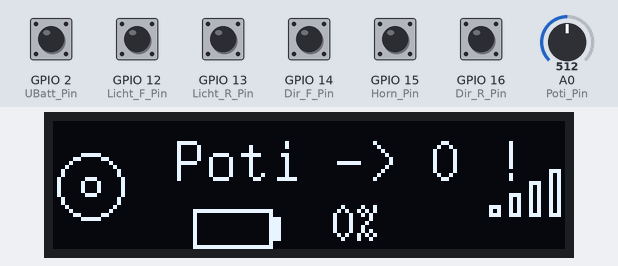
This sketch was run on a simulated ESP8266 (Wemos D1 mini). On the bench: 128×32 one-colour display. The inputs (shaded band) are chosen by the test bench; at power-on: GPIO 2 (UBatt_Pin), GPIO 12 (Licht_F_Pin), GPIO 13 (Licht_R_Pin), GPIO 14 (Dir_F_Pin), GPIO 15 (Horn_Pin), GPIO 16 (Dir_R_Pin) HIGH, A0 (Poti_Pin) = 512.

Above: at 1.2 s.
1.3 s: A0 (Poti_Pin) set to 11
3.0 s: A0 (Poti_Pin) set to 8
At 3.4 s:
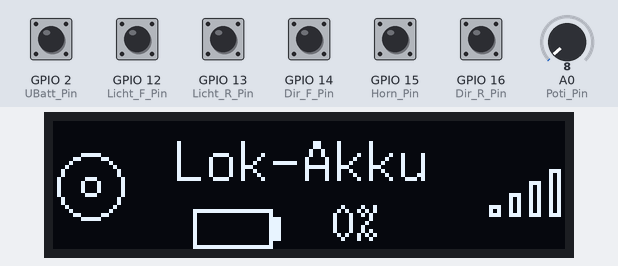
6.0 s: GPIO 2 (UBatt_Pin) pulled LOW for 0.15 s
At 6.09 s:
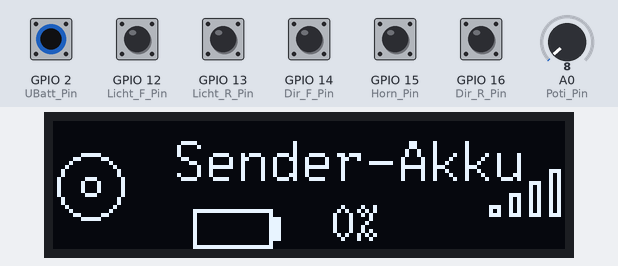
6.7 s: GPIO 14 (Dir_F_Pin) pulled LOW for 0.15 s
At 6.89 s:
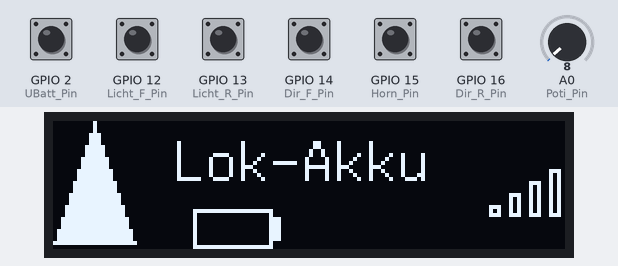
7.4 s: GPIO 2 (UBatt_Pin) pulled LOW for 1 s
At 7.9 s:
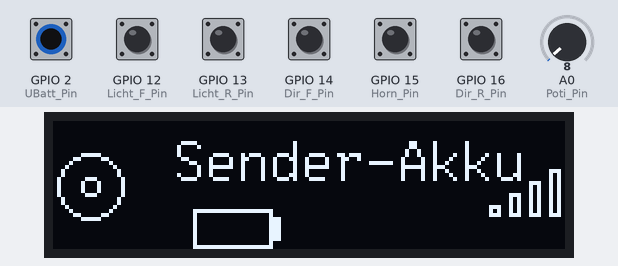
9.0 s: GPIO 16 (Dir_R_Pin) pulled LOW for 0.15 s
At 9.25 s:
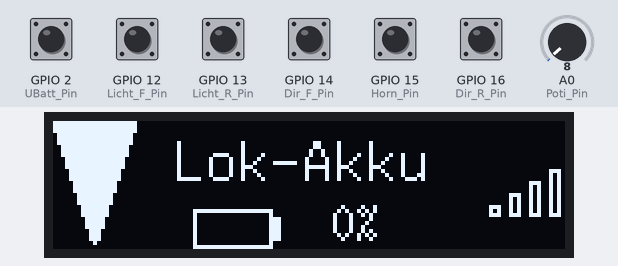
Timing chart, 0 to 10.7 s (numbered marks = the images above; inputs shaded):
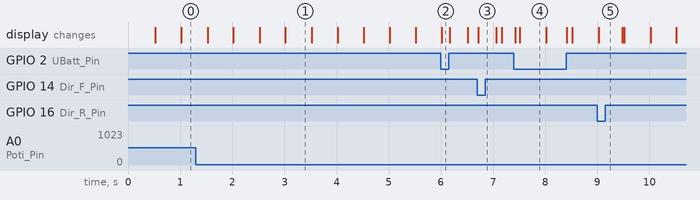

Measured:
- the behaviour switches between 10 and 9 on A0 (Poti_Pin) (found by bisection; images 0 and 1)
- after the input at 3.0 s, the display: changes at once (image 1)
- after the input at 6.0 s, the display: changes at once (image 2)
- after the input at 6.7 s, the display: changes at once (image 3)
- after the input at 7.4 s, the display: first changes at once (image 4 shows a later state)
- after the input at 9.0 s, the display: changes at once (image 5)
- what the display in image 1 shows lasts 0.5 s, from 3.0 s to 3.5 s

The sketch:

Sender.ino
```cpp
/*
  Handsteuergerät Version 0.9 RC1
  Software für Loksteuerung über ESP-NOW
  Andreas Hauschild 2026
  Prozessor: LOLIN(WEMOS) D1 mini (clone)
*/

#include <ESP8266WiFi.h>
#include <espnow.h>
#include <U8g2lib.h>
#include <Wire.h>
#include <RunningMedian.h>

// --- KONFIGURATION & ADRESSEN ---
uint8_t broadcastAddress[] = {0x88, 0x57, 0x21, 0xBF, 0x56, 0x98};

// Pin-Definitionen
const int Licht_F_Pin = 12;
const int Licht_R_Pin = 13;
const int Dir_R_Pin   = 16;
const int Horn_Pin    = 15;
const int Dir_F_Pin   = 14;
const int UBatt_Pin   = 2;
const int Poti_Pin    = A0;

const int buttonPins[] = {Licht_F_Pin, Licht_R_Pin, Dir_R_Pin, Horn_Pin, Dir_F_Pin, UBatt_Pin};

// --- DATENSTRUKTUREN ---
typedef struct FST_message {
  uint8_t id = 100;
  uint8_t version = 1;
  uint8_t Fahrschalter = 0;
  bool Hptsch_ON = false;
  uint8_t Richtung = 0;
  uint8_t Bremse = 0;
  uint8_t Licht_F = 0;
  uint8_t Licht_R = 0;
  bool Licht_Fst = false;
  bool Panto_F = false;
  bool Panto_R = false;
  bool Horn = false;
  bool Sound_ON = false;
  bool Sound_1 = false, Sound_2 = false, Sound_3 = false, Sound_4 = false;
} __attribute__((packed)) FST_message;

typedef struct LST_message {
  uint8_t id = 100;
  uint8_t version = 1;
  int UBatt = 0;
  int IMot1 = 0;
  int IMot2 = 0;
  int Speed = 0;
  int Temp = 0;
  int RSSI = 0;
} __attribute__((packed)) LST_message;

FST_message TXData;
LST_message RXData;
RunningMedian samples = RunningMedian(10);

long TXTimer;
long TXInterval = 200;
int TXFailCounter = 0;
bool speedLock = true;

U8G2_SSD1306_128X32_UNIVISION_F_HW_I2C display(U8G2_R2);

// --- SCHALTER-KLASSEN ---

class ToggleSwitch {
  private:
    const int PIN;
    const unsigned long WINDOW = 750;
    const unsigned long DEBOUNCE = 50;
    int state = 0;
    bool lastPhysState = HIGH;
    unsigned long lastEdgeTime = 0;
    unsigned long firstPressTime = 0;
    int toggleCount = 0;
  public:
    ToggleSwitch(int pinNumber) : PIN(pinNumber) {}
    void begin() { pinMode(PIN, INPUT_PULLUP); lastPhysState = digitalRead(PIN); }
    void update() {
      bool currentPhysState = digitalRead(PIN);
      unsigned long now = millis();
      if (currentPhysState != lastPhysState) {
        if (now - lastEdgeTime > DEBOUNCE) {
          lastEdgeTime = now;
          if (currentPhysState == LOW) {
            if (toggleCount == 0) firstPressTime = now;
            toggleCount++;
          }
          lastPhysState = currentPhysState;
        }
      }
      if (currentPhysState == HIGH) {
        if (toggleCount == 0 || (now - firstPressTime > WINDOW)) {
          state = 0; toggleCount = 0;
        }
      } else {
        if (toggleCount == 1 && (now - firstPressTime > WINDOW)) state = 1;
        else if (toggleCount >= 2) state = 2;
      }
    }
    int getState() { return state; }
};

class DualPinSwitch {
  private:
    const int PIN_1, PIN_2;
    const unsigned long OFF_DELAY = 300;
    const unsigned long DEBOUNCE = 50;
    int lastReportedState = 0;
    bool lastPhys1 = HIGH, lastPhys2 = HIGH;
    unsigned long lastEdgeTime = 0;
  public:
    DualPinSwitch(int p1, int p2) : PIN_1(p1), PIN_2(p2) {}
    void begin() { pinMode(PIN_1, INPUT_PULLUP); pinMode(PIN_2, INPUT_PULLUP); }
    void update() {
      bool cur1 = digitalRead(PIN_1), cur2 = digitalRead(PIN_2);
      unsigned long now = millis();
      if (cur1 != lastPhys1 || cur2 != lastPhys2) {
        if (now - lastEdgeTime > DEBOUNCE) {
          lastEdgeTime = now; lastPhys1 = cur1; lastPhys2 = cur2;
        }
      }
      if (cur1 == LOW) lastReportedState = 1;
      else if (cur2 == LOW) lastReportedState = 2;
      else if (now - lastEdgeTime > OFF_DELAY) lastReportedState = 0;
    }
    int getState() { return lastReportedState; }
};

ToggleSwitch swLicht_F(Licht_F_Pin);
ToggleSwitch swLicht_R(Licht_R_Pin);
DualPinSwitch swDir(Dir_F_Pin, Dir_R_Pin);

// --- FUNK ---
void OnDataSent(uint8_t *mac_addr, uint8_t sendStatus) {
  if (sendStatus == 0) TXFailCounter = 0;
  else if (TXFailCounter < 100) TXFailCounter++;
}

void OnDataRecv(uint8_t * mac, uint8_t *incomingData, uint8_t len) {
  if (len == sizeof(RXData)) memcpy(&RXData, incomingData, sizeof(RXData));
}

// --- LOGIK ---
void prepareMessage() {
  if (TXFailCounter > 10) speedLock = true;
  bool messModusSender = (digitalRead(UBatt_Pin) == LOW);

  if (!messModusSender) {
    int aread = analogRead(Poti_Pin);
    if (speedLock && aread < 10) speedLock = false;
    if (!speedLock) {
      TXData.Fahrschalter = map(constrain(aread, 2, 1024), 2, 1024, 0, 99);
    } else {
      TXData.Fahrschalter = 0;
    }
  }

  TXData.Richtung = swDir.getState();
  if (TXData.Richtung == 0) {
    TXData.Hptsch_ON = false;
    TXData.Fahrschalter = 0;
    speedLock = true;
  } else {
    TXData.Hptsch_ON = true;
  }

  TXData.Licht_F = swLicht_F.getState();
  TXData.Licht_R = swLicht_R.getState();
  TXData.Horn = !digitalRead(Horn_Pin);
}

void drawBattery(int x, int y, int percent) {
  int p = constrain(percent, 0, 100);
  display.drawFrame(x, y, 20, 10);
  display.drawBox(x + 20, y + 2, 2, 6);
  if (p >= 20 || (millis() / 500) % 2 == 0) {
    display.drawBox(x + 2, y + 2, map(p, 0, 100, 0, 16), 6);
    display.setFont(u8g2_font_6x13_tr);
    display.setCursor(x + 35, y + 8);
    display.print(p); display.print("%");
  }
}

void myDisplay() {
  display.clearBuffer();
  display.setFont(u8g2_font_t0_16_tf);

  switch (TXData.Richtung) {
    case 0: display.drawCircle(9, 16, 8); display.drawCircle(9, 16, 2); break;
    case 1: display.drawTriangle(10, 0, 0, 30, 20, 30); break;
    case 2: display.drawTriangle(0, 0, 20, 0, 10, 30); break;
  }

  if (TXFailCounter > 8) {
    if ((millis() / 800) % 2 == 0) {
      display.setCursor(34, 16); display.print(" Funk-");
      display.setCursor(36, 29); display.print("Störung");
    }
  } else {
    bool messModusSender = (digitalRead(UBatt_Pin) == LOW);
    bool potiStehtFalsch = (!messModusSender && analogRead(Poti_Pin) >= 10);
    display.setCursor(30, 15);

    if (speedLock && potiStehtFalsch && (millis() / 500) % 2 == 0) {
       display.print("Poti -> 0 !");
    } else {
       display.print(messModusSender ? "Sender-Akku" : "Lok-Akku");
    }

    int zustand;
    if (messModusSender) {
      samples.add(analogRead(Poti_Pin));
      zustand = map(samples.getAverage(), 803, 955, 0, 100);
    } else {
      int safeUBatt = constrain(RXData.UBatt, 1410, 2955);
      zustand = (safeUBatt > 1600) ? map(safeUBatt, 2750, 2955, 0, 100) : map(safeUBatt, 1410, 1575, 0, 100);
    }
    drawBattery(35, 22, zustand);
  }

  for (int i = 1; i <= 4; i++) {
    int h = i * 3;
    if (i <= RXData.RSSI) display.drawBox(104 + (i * 5), 24 - h, 3, h);
    else display.drawFrame(104 + (i * 5), 24 - h, 3, h);
  }
  display.sendBuffer();
}

void setup() {
  Serial.begin(115200);
  for (int i = 0; i < 6; i++) pinMode(buttonPins[i], INPUT_PULLUP);
  WiFi.mode(WIFI_STA);
  WiFi.disconnect();
  if (esp_now_init() != 0) return;
  esp_now_set_self_role(ESP_NOW_ROLE_COMBO);
  esp_now_register_send_cb(OnDataSent);
  esp_now_add_peer(broadcastAddress, ESP_NOW_ROLE_COMBO, 1, NULL, 0);
  esp_now_register_recv_cb(OnDataRecv);
  display.begin();
  display.enableUTF8Print();
  swLicht_F.begin();
  swLicht_R.begin();
  swDir.begin();
}

void loop() {
  swDir.update();
  swLicht_F.update();
  swLicht_R.update();
  prepareMessage();
  if (millis() - TXTimer > TXInterval) {
    TXTimer = millis();
    esp_now_send(broadcastAddress, (uint8_t *) &TXData, sizeof(TXData));
  }
  myDisplay();
}
```
